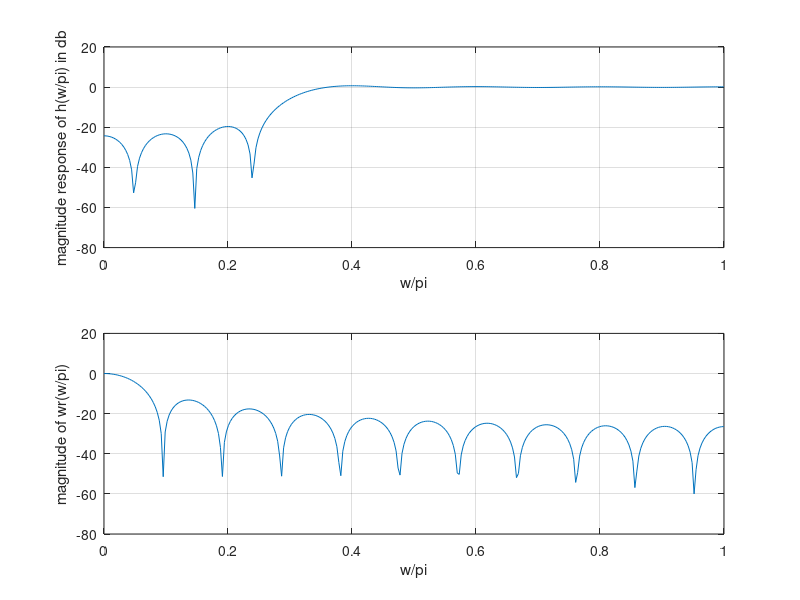

Recreate this plot in MATLAB.
N=21;
wc=0.3*pi;
n=0:1:N-1;
eps=0.001;
alpha=(N-1)/2;
hd=(sin(pi*(n-alpha+eps))-sin(wc*(n-alpha+eps)))./(pi*(n-alpha+eps));
wr=boxcar(N);
h=hd.*wr';
w=0:0.01:pi;
H=freqz(h,1,w);
subplot(2,1,1);
plot(w/pi,20*log10(abs(H)));
grid on;
xlabel('w/pi');
ylabel('magnitude response of h(w/pi) in db');
w1=freqz(wr/N,1,w);
subplot(2,1,2)
plot(w/pi,20*log10(abs(w1)));
grid on;
xlabel('w/pi');
ylabel('magnitude of wr(w/pi)');
